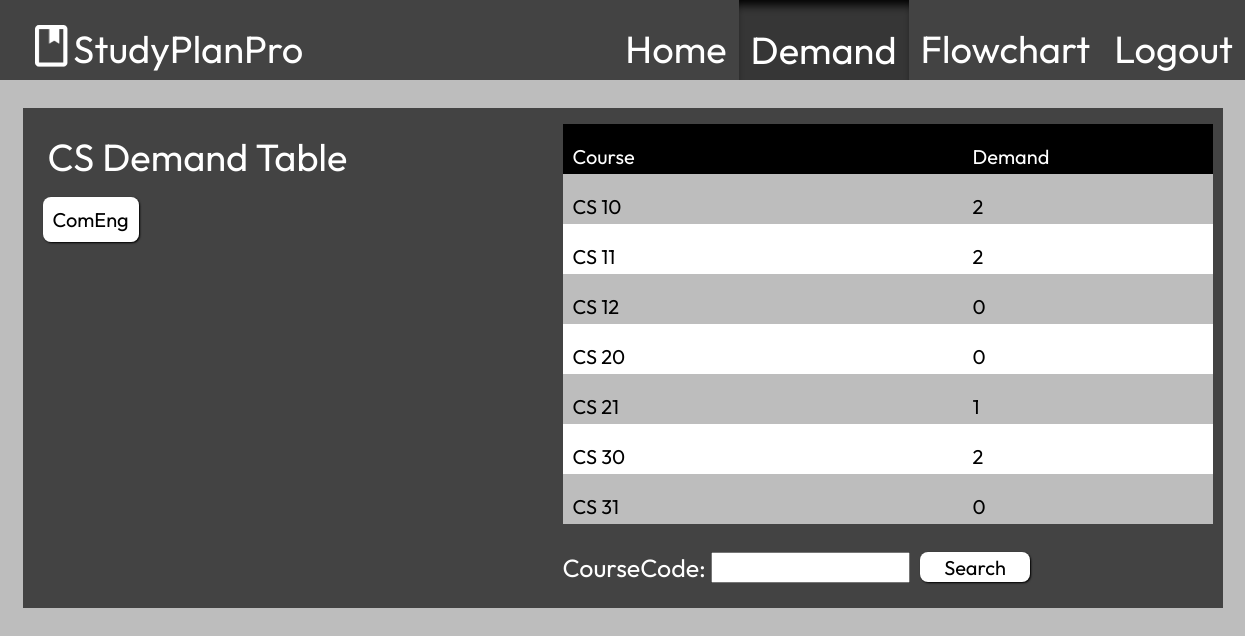
The page /demand/cs/ (signed in) on the database its author committed.
### home/models.py (models this page shows, shortened)
class Course(models.Model):
    courseCode = models.CharField(max_length=30)
    courseTitle = models.CharField(max_length=100)
    shortDescription = models.CharField(max_length=500, blank=True)
    coursePrereq = models.ManyToManyField('self', blank=True, symmetrical=False, related_name="CoursePrereq")
    courseCoreq = models.ManyToManyField('self', blank=True, symmetrical=False, related_name="CourseCoreq")
    nominalCourseDifficultyReview = models.IntegerField(default=3, validators=[MinValueValidator(1), MaxValueValidator(5)])
    courseDemand = models.IntegerField(default=0)

### demand/views.py (the view)
# urls.py: path('', views.view_demand, name="demand"),
def view_demand(request):
     if request.method == 'POST':
          course_review = request.POST['review_input']
          course = request.POST.get('review_course')
          course = Course.objects.get(courseCode=course)
          new_review = CourseReview(course=course, courseReview=course_review)
          new_review.save()
     course_list = Course.objects.filter(courseCode__startswith = "CS")           # FOR DATABASE FUNCTIONALITY
     searched_course = CourseFilter(request.GET, queryset=course_list)
     course_list = searched_course.qs
     context = {
          'course_list': course_list,
          'searched_course': searched_course
     }
     return render(request, 'demandpage.html', context)

### demand/templates/demandpage.html (shortened to what this page needs)
<!DOCTYPE html>
<html>
    <head>
        {% load static %}
        {% load socialaccount %}
        <link href="{% static 'demand_style.css' %}" rel="stylesheet"/>
    </head>
    <body>
        <div class="header">
            <img id="logo" src="{% static 'images/logo.png' %}">
            <h1 style="padding-left: 5px;">StudyPlanPro</h1>
            <div id="tabs_container">
                <a href="/home/" class="tabs"><h1>Home</h1></a>
                <button class="highlighted_tabs"><h1>Demand</h1></button>
                <a href="/flowchart/cs/" class="tabs"><h1>Flowchart</h1></a>
                {% if user.is_authenticated %}
                <a href="/home/logout/" class="tabs"><h1>Logout</h1></a>
                {% else %}
                <a href="/home/login/" class="tabs"><h1>Login</h1></a>
                {% endif %}
            </div>
        </div>
        <div class="centered_div" style="padding-top: 100px;">
            <div id="demand_box">
                <div style="height: 200px; width: 500px;">
                    <h1 style="flex: 1; left: 25px; position: relative;">CS Demand Table</h1>
                    <a class="gray_button" style="background-color: #ffffff; color: #000000; padding: 10px; margin-left: 20px;" href="/demand/comeng">ComEng</a>
                </div>
                <div id="list_container">
                    <ul id="list_header"><li class="demtable" style="background-color: #000000;"><p class="header_kid">
                        Course
                    </p><p class="header_kid">Demand</p></li></ul>
                    <ul id="demtable_full">
                    {% for course in course_list %}
                        <li class="demtable">
                            <p class="course_item" id='{{ course.courseCode }}' onclick="showinfo('{{ course.courseCode }}')">
                                {{ course.courseCode }}
                            </p>
                            <p class="demand_item">
                                {{ course.courseDemand }}
                            </p>
                        </li>
                    {% endfor %}
                    </ul>
                    <form method="get" id="search_input">
                        {{ searched_course.form }}
                        <button type="submit" id="demand_search_btn">Search</button>
                    </form>
                </div>
            </div>
        </div>
    </body>
</html>

### demand/static/demand_style.css (style rules this page uses)
* { max-width: 100vw; font-family: "Outfit", sans-serif; }
h1 { color: #ffffff; font-size: 38px; font-weight: normal; }
p { color: #000000; font-size: 20px; font-weight: normal; }
body { background-color: #bdbdbd; }
a { text-decoration: none; }
.header { width: 100vw; height: 80px; left: 0px; top: 0px; position: absolute; display: flex; overflow: hidden; background-color: #434343; }
#logo { width: 33.33px; height: 41.67px; padding-left: 35px; padding-top: 25px; }
#tabs_container { width: 1440px; display: flex; justify-content: flex-end; flex-wrap: wrap; overflow: hidden; }
.tabs { height: 80px; position: inherit; padding-left: 12px; padding-right: 12px; border: none; background-color: #434343; cursor: pointer; }
.highlighted_tabs { height: 80px; position: inherit; padding-left: 12px; padding-right: 12px; border: none; background-color: #363636; box-shadow: #000000 0px 10px 10px -5px inset; }
.gray_button { height: 40px; color: #ffffff; font-size: 20px; padding-left: 40px; padding-right: 40px; border-radius: 8px; background-color: #434343; border: none; box-shadow: #000000 1px 1px 2px; cursor: pointer; }
.centered_div { display: flex; justify-content: center; }
#demand_box { background-color: #434343; width: 1200px; height: 500px; display: flex; }
#list_container { flex: 2; display: flex; flex-direction: column; }
#list_header { list-style-type: none; display: flex; width: 650px; height: 50px; overflow: hidden; }
.header_kid { color: #ffffff; flex: 1; width: 750px; height: 50px; padding-left: 10px; }
#demtable_full { list-style-type: none; width: 650px; height: 350px; overflow-y: scroll; overflow-x: hidden; top: -32px; position: relative; }
.demtable { display: flex; width: 800px; height: 50px; }
.demtable:nth-child(odd) { background-color: #bdbdbd; }
.demtable:nth-child(even) { background-color: #ffffff; }
.course_item { flex: 1; padding-left: 10px; width: 750px; height: 50px; overflow: hidden; text-overflow: ellipsis; white-space: nowrap; cursor: pointer; }
.demand_item { flex: 1; padding-left: 10px; width: 750px; height: 50px; overflow: hidden; text-overflow: ellipsis; white-space: nowrap; }
#search_input { font-size: 25px; color: #ffffff; left: 40px; bottom: 20px; position: relative; display: flex; }
#search_input > div > input { height: 25px; position: relative; bottom: 5px; }
#demand_search_btn { background-color: #ffffff; color: #000000; font-size: 20px; width: 110px; height: 30px; position: relative; left: 10px; border-radius: 8px; border: none; box-shadow: #000000 1px 1px 2px; cursor: pointer; }

### rows shown on the page
Course: courseCode "CS 10", courseDemand "2"
Course: courseCode "CS 11", courseDemand "2"
Course: courseCode "CS 12", courseDemand "0"
Course: courseCode "CS 20", courseDemand "0"
Course: courseCode "CS 21", courseDemand "1"
Course: courseCode "CS 30", courseDemand "2"
Course: courseCode "CS 31", courseDemand "0"
